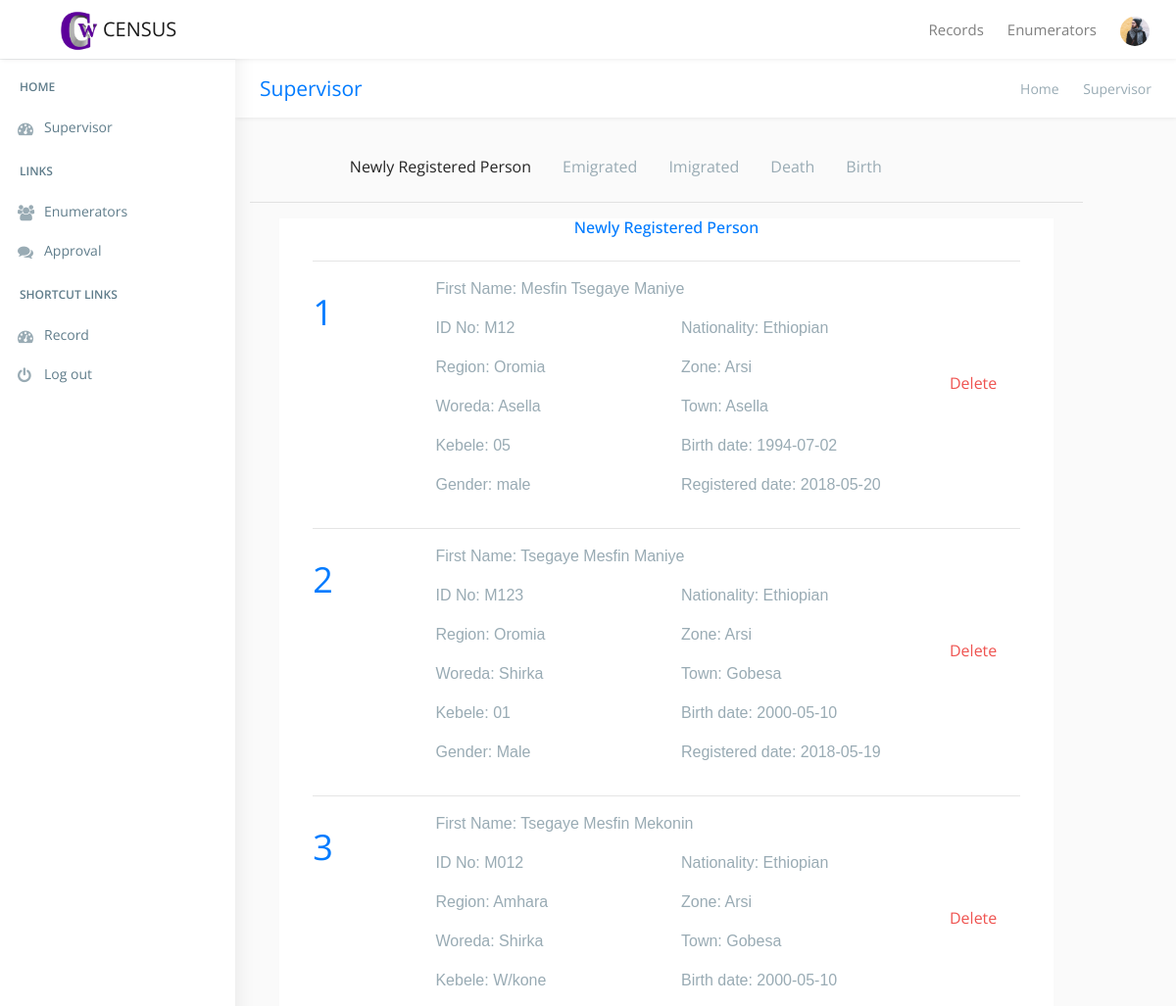
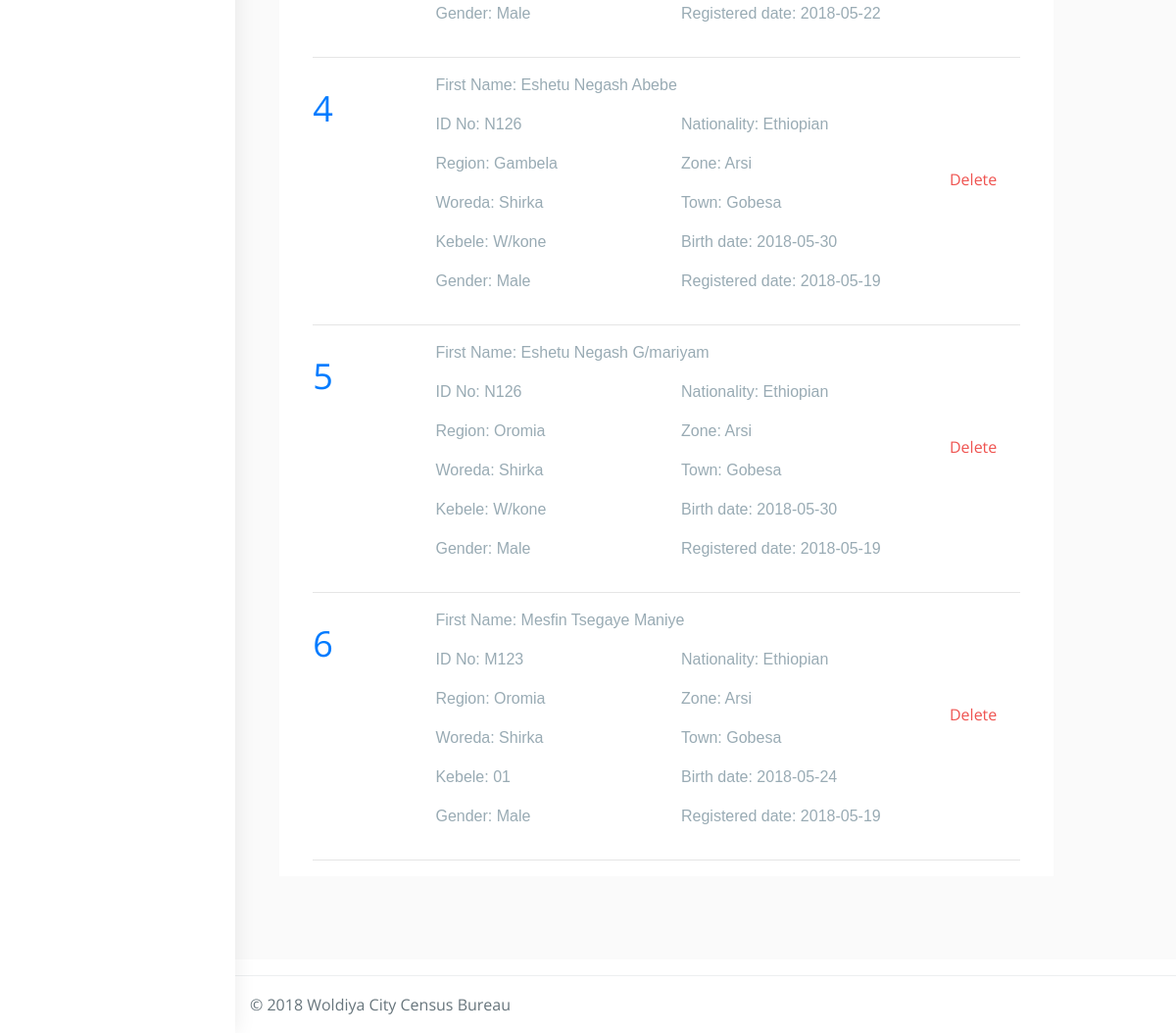
Screenshot of /supervisor/ (signed in) with the database file from the repository (2 pictures, top to bottom).
### tables this page shows
CREATE TABLE `newperson` (
  `user_id` int(11) NOT NULL,
  `idno` varchar(25) NOT NULL,
  `firstname` varchar(255) NOT NULL,
  `lastname` varchar(255) NOT NULL,
  `gfname` varchar(255) NOT NULL,
  `nationality` varchar(255) NOT NULL,
  `region` varchar(255) NOT NULL,
  `zone` varchar(255) NOT NULL,
  `woreda` varchar(255) NOT NULL,
  `town` varchar(255) NOT NULL,
  `kebele` varchar(255) NOT NULL,
  `bdate` date NOT NULL,
  `gender` varchar(12) NOT NULL,
  `regdate` date NOT NULL
);

### supervisor/config.php (called while the page is built, shortened)
<?php
class dbConfig {
   public $host;
   public $username;
   public $password;
   public $dab;
public function dbConnect() {
    $this->conn = mysqli_connect($this->host,$this->username,$this->password,$this->dab)
     or die("Database Connection Problem.");
  }
}
  $obj = new dbConfig();
  $obj->host = 'localhost';
  $obj->username = 'root';
  $obj->password = '';
  $obj->dab = 'census';
?>

### supervisor/template/home.php (the view, shortened to what this page needs)
<div id="main-wrapper">
    <div class="header">
        <nav class="navbar top-navbar navbar-expand-md navbar-light">
            <div class="navbar-header">
                <a class="navbar-brand" href="index1.html">
                    <b><img src="../images/logo.png" alt="homepage" class="dark-logo" style="width:40px" /></b>
                    <span>CENSUS</span>
                </a>
            </div>
            <div class="navbar-collapse">
                <ul class="navbar-nav mr-auto mt-md-0">
                    <li class="nav-item m-l-10"> <a class="nav-link sidebartoggler hidden-sm-down text-muted  " href="javascript:void(0)"><i class="ti-menu"></i></a> </li>
                </ul>
                <ul class="navbar-nav my-lg-0">
                    <li class="nav-item">
                        <a class="nav-link" href="index.php">
                            Records
                          </a>
                    </li>
                    <li class="nav-item">
                        <a class="nav-link" href="enumerator.php">
                          Enumerators
                        </a>
                    </li>
                    <li class="nav-item dropdown">
                        <a class="nav-link dropdown-toggle text-muted  " href="#" data-toggle="dropdown" aria-haspopup="true" aria-expanded="false"><img src="images/users/5.jpg" alt="user" class="profile-pic" /></a>
                    </li>
                </ul>
            </div>
        </nav>
    </div>
    <div class="left-sidebar">
        <div class="scroll-sidebar">
            <nav class="sidebar-nav">
                <ul id="sidebarnav">
                    <li class="nav-devider"></li>
                    <li class="nav-label">Home</li>
                    <li> <a href="index.php" aria-expanded="false"><i class="fa fa-tachometer"></i><span class="hide-menu">Supervisor</a></span>
                    </li>
                    <li class="nav-label">Links</li>
                    <li> <a href="enumerator.php" aria-expanded="false"><i class="fa fa-users"></i><span class="hide-menu">Enumerators</span></a>
                    <li> <a href="approve.php" aria-expanded="false"><i class="fa fa-comments"></i><span class="hide-menu">Approval</span></a>
                    </li>
                    <li class="nav-label">Shortcut Links</li>
                    <li> <a href="index.php" aria-expanded="false"><i class="fa fa-tachometer"></i><span class="hide-menu">Record</span></a></li>
                    <li> <a href="logout.php" aria-expanded="false"><i class="fa fa-power-off"></i><span class="hide-menu">Log out</span></a></li>
                </ul>
            </nav>
        </div>
    </div>
    <div class="page-wrapper">
        <div class="row page-titles">
            <div class="col-md-5 align-self-center">
                <h3 class="text-primary">Supervisor</h3> </div>
            <div class="col-md-7 align-self-center">
                <ol class="breadcrumb">
                    <li class="breadcrumb-item"><a href="javascript:void(0)">Home</a></li>
                    <li class="breadcrumb-item active">Supervisor</li>
                </ol>
            </div>
        </div>
        <div class="">
          <div class="container">
            <div class="">
              <div class="row">
                <div class="col-12 col-lg-11">
                  <div class="">
                    <div class="">
                      <div class="">
                        <div class="tabs-wrapper col-12 col-lg-10 mx-auto">
                            <ul class="nav classic-tabs tabs-cyan" role="tablist">
                                <li class="nav-item">
                                    <a class="nav-link waves-light active" data-toggle="tab" href="#panel51" role="tab">Newly Registered Person</a>
                                </li>
                                <li class="nav-item">
                                    <a class="nav-link waves-light" data-toggle="tab" href="#emigrated" role="tab">Emigrated</a>
                                </li>
                                <li class="nav-item">
                                    <a class="nav-link waves-light" data-toggle="tab" href="#imigrated" role="tab">Imigrated</a>
                                </li>
                                <li class="nav-item">
                                    <a class="nav-link waves-light" data-toggle="tab" href="#panel53" role="tab">Death</a>
                                </li>
                                <li class="nav-item">
                                    <a class="nav-link waves-light" data-toggle="tab" href="#panel54" role="tab">Birth</a>
                                </li>
                            </ul>
                      </div><hr>
                    </div>
                    </div>
                    <div class="tab_contents">
                      <div class="">
                        <div class="">
                          <div class="container-fluid">
                            <div class="" style="background-color:white">
                              <div class="tab-content">
                                  <div class="tab-pane fade in show active" id="panel51" role="tabpanel">
                                      <div class="row">
                                        <div class="col-12">
                                            <p class="text-center text-primary h6">Newly Registered Person</p>
                                        </div>
                                        <div class="col-12 col-lg-11 mx-auto">
                                          <div class="row">
                                            <div class="col-12">
                                              <hr>
                                            </div>
                                              <?php
                                                 class NewPerson
                                                 {
                                                   function newPerson()
                                                   {
                                                     global $obj;
                                                     $count=0;
                                                     $sql="SELECT * FROM newperson";
                                                     $result_set=mysqli_query($obj->conn,$sql) or die(mysqli_connect_error($sql));
                                                     while($row=mysqli_fetch_array($result_set))
                                                     {
                                                       $count++;
                                                       ?>
                                                       <div class="col-12 col-lg-2 py-3 d-none d-lg-block">
                                                         <h1 class="text-left text-primary"><?php echo $count; ?></h1>
                                                       </div>
                                                       <div class="media col-12 col-lg-8">
                                                         <div class="row">
                                                           <p class="col-12">First Name: <?php echo $row['firstname']." ".$row['lastname']." ".$row['gfname'] ?></p>
                                                           <p class="col-12 col-lg-6">ID No: <?php echo $row['idno'] ?></p>
                                                           <p class="col-12 col-lg-6">Nationality: <?php echo $row['nationality'] ?></p>
                                                           <p class="col-12 col-lg-6">Region: <?php echo $row['region'] ?></p>
                                                           <p class="col-12 col-lg-6">Zone: <?php echo $row['zone'] ?></p>
                                                           <p class="col-12 col-lg-6">Woreda: <?php echo $row['woreda'] ?></p>
                                                           <p class="col-12 col-lg-6">Town: <?php echo $row['town'] ?></p>
                                                           <p class="col-12 col-lg-6">Kebele: <?php echo $row['kebele'] ?></p>
                                                           <p class="col-12 col-lg-6">Birth date: <?php echo $row['bdate'] ?></p>
                                                           <p class="col-12 col-lg-6">Gender: <?php echo $row['gender'] ?></p>
                                                           <p class="col-12 col-lg-6">Registered date: <?php echo $row['regdate'] ?></p>
                                                         </div>
                                                       </div>
                                                       <div class="col-12 col-lg-2 my-5 py-5">
                                                         <ul class="nav nav-fill">
                                                           <li class="nav-item">
                                                             <a href="data/delete.php?id=<?php echo $row['user_id'] ?>&amp dbname=newperson" class="text-danger ">Delete</a>
                                                           </li>
                                                         </ul>
                                                       </div>
                                                       <div class="col-12">
                                                         <hr>
                                                       </div>
                                                       <?php
                                                     }
                                                   }
                                                 }
                                                 $list=new newPerson();
                                              ?>
                                          </div>
                                        </div>
                                      </div>
                                  </div>
                              </div>
                            </div>
                          </div>
                        </div>
                      </div>
                    </div>
                  </div>
                </div>
              </div>
            </div>
          </div>
        </div>
        </div>
        <footer class="footer"> © 2018  Woldiya City Census Bureau  </footer>
    </div>

### supervisor/index.php (shortened to what this page needs)
<?php include("config.php") ?>
<!DOCTYPE html>
<html lang="en">
<head>
    <link href="css/lib/chartist/chartist.min.css" rel="stylesheet">
	<link href="css/lib/owl.carousel.min.css" rel="stylesheet" />
    <link href="css/lib/owl.theme.default.min.css" rel="stylesheet" />
    <link href="css/lib/bootstrap/bootstrap.min.css" rel="stylesheet">
    <link href="css/helper.css" rel="stylesheet">
    <link href="css/style.css" rel="stylesheet">
</head>
<body class="fix-header fix-sidebar">
  <?php
      if(!isset($_SESSION['user_email']) || !isset($_SESSION['user_password'])){
        header("Location:../index.php");
      }else {
        include("template/home.php");
      }
     ?>
</body>
</html>

### supervisor/css/helper.css (style rules this page uses)
.m-l-10 { margin-left: 10px!important; }

### rows the page displays
newperson: firstname "Mesfin", lastname "Tsegaye", gfname "Maniye", idno "M12", nationality "Ethiopian", region "Oromia", zone "Arsi", woreda "Asella", town "Asella", kebele "05", bdate "1994-07-02", gender "male", regdate "2018-05-20"
newperson: firstname "Tsegaye", lastname "Mesfin", gfname "Maniye", idno "M123", nationality "Ethiopian", region "Oromia", zone "Arsi", woreda "Shirka", town "Gobesa", kebele "01", bdate "2000-05-10", gender "Male", regdate "2018-05-19"
newperson: firstname "Tsegaye", lastname "Mesfin", gfname "Mekonin", idno "M012", nationality "Ethiopian", region "Amhara", zone "Arsi", woreda "Shirka", town "Gobesa", kebele "W/kone", bdate "2000-05-10", gender "Male", regdate "2018-05-22"
newperson: firstname "Eshetu", lastname "Negash", gfname "Abebe", idno "N126", nationality "Ethiopian", region "Gambela", zone "Arsi", woreda "Shirka", town "Gobesa", kebele "W/kone", bdate "2018-05-30", gender "Male", regdate "2018-05-19"
newperson: firstname "Eshetu", lastname "Negash", gfname "G/mariyam", idno "N126", nationality "Ethiopian", region "Oromia", zone "Arsi", woreda "Shirka", town "Gobesa", kebele "W/kone", bdate "2018-05-30", gender "Male", regdate "2018-05-19"
newperson: firstname "Mesfin", lastname "Tsegaye", gfname "Maniye", idno "M123", nationality "Ethiopian", region "Oromia", zone "Arsi", woreda "Shirka", town "Gobesa", kebele "01", bdate "2018-05-24", gender "Male", regdate "2018-05-19"
